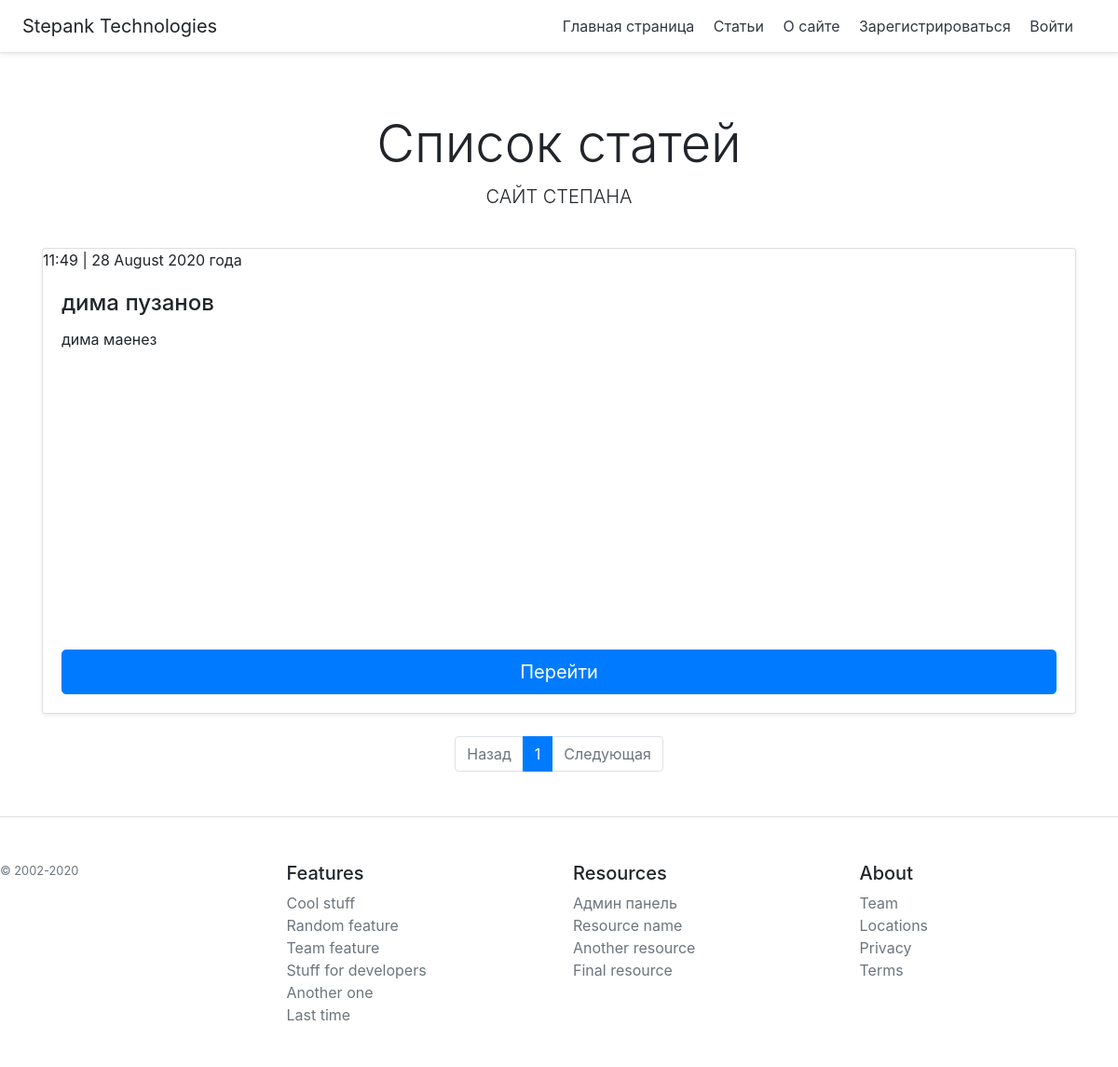
The app's page /articles/ with its own data.
### webapp/models.py (models this page shows, shortened)
class Post(db.Model):
    post_id = db.Column(db.Integer, primary_key=True)
    title = db.Column(db.String(32), nullable=False)
    header = db.Column(db.String(150), nullable=False)
    text = db.Column(db.String(), nullable=False)
    post_creation_date = db.Column(db.DateTime)

### webapp/articles/articles_routes.py (the view)
@arti.route('/')
def articles():
    page = request.args.get('page')
    if page and page.isdigit():
        page = int(page)
    else:
        page = 1
    articles_list = Post.query
    pages = articles_list.paginate(page=page, per_page=4)
    return render_template('/articles/articles.html', pages=pages)

### webapp/templates/articles/articles.html (shortened to what this page needs)
{% extends 'base.html' %}
{% block home %}
Список статей
{% endblock %}
{% block row %}
{% block body %}
{% for el in pages.items %}
<div class="">
    <div class="card mb-4 shadow-sm" style="min-height: 500px;">
        {{ moment(el.post_creation_date, local=False).format('HH:mm | D MMMM YYYY года', refresh=False) }}
        <div class="card-body d-flex flex-column">
            <h4 class="card-title">{{ el.title }}</h4>
            <p class="card-text">{{ el.header }}</p>
            <a class="btn btn-primary btn-lg mt-auto" href="/articles/{{ el.post_id }}">Перейти</a>
        </div>
    </div>
</div>
{% endfor %}
{% endblock %}
<nav aria-label="Page navigation example">
  <ul class="pagination pg-blue justify-content-center">
    <li {% if not pages.has_prev %} class="page-item disabled" {% endif %}>
      <a class="page-link" href="./?page={{ pages.prev_num }}">Назад</a>
    </li>
    {% for page in pages.iter_pages() %}
     <li {% if page == pages.page %} class="page-item active" {% endif %}>
      <a class="page-link" href="./?page={{ page }}">{{ page }}<span class="sr-only">(current)</span></a>
    </li>
    {% endfor %}
    <li {% if not pages.has_next %} class="page-item disabled" {% endif %}>
      <a class="page-link" href="./?page={{ pages.next_num }}">Следующая</a>
    </li>
  </ul>
</nav>
{% endblock %}

### records on screen
Post: post_creation_date "11:49 | 28 August 2020 года", title "дима пузанов", header "дима маенез"

### other values on screen
{{ page }} "1"
